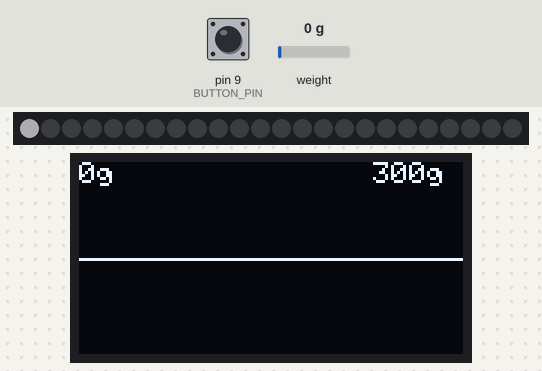
The sketch below on a simulated Arduino Uno, built with avr-gcc and run on an emulated ATmega328P. Parts: 24 RGB LEDs in strip order, left to right, 128×64 one-colour display. Inputs (shaded band) come from the test bench; at power-on: weight on the scale 0 g, pin 9 (BUTTON_PIN) LOW. Dim RGB values are drawn brighter than linear; what the sketch prints to the serial monitor is not drawn.

Above: at 2.2 s.
2.3 s: weight on the scale set to 8 g
3.8 s: weight on the scale set to 11 g
At 5.16 s:
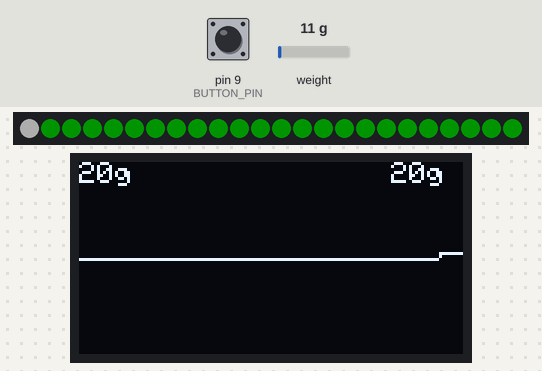
6.1 s: pin 9 (BUTTON_PIN) pulled HIGH for 3.2 s
At 9.82 s:
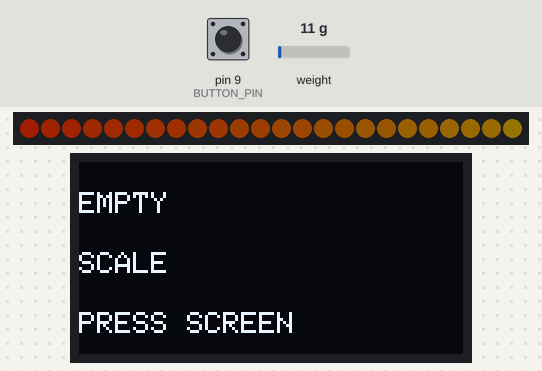
12.1 s: pin 9 (BUTTON_PIN) pulled HIGH for 0.2 s
At 17.0 s:
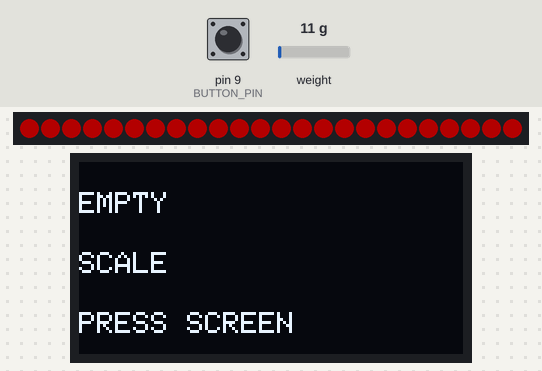
17.5 s: pin 9 (BUTTON_PIN) pulled HIGH for 3.2 s
At 29.3 s:
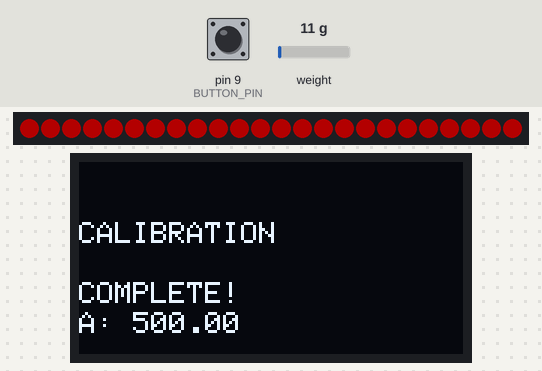

Measured:
- the behaviour switches between 9 and 10 g on weight on the scale (found by bisection; images 0 and 1)
- after the input at 2.3 s, every drawn part: stays the same
- after the input at 3.8 s, the display: first changes after 0.08 s (image 1 shows a later state)

The sketch:

ForceSensor.ino
```cpp
#include "HX711.h"
#include <Adafruit_NeoPixel.h>
#include <Wire.h>
#include <Adafruit_GFX.h>
#include <Adafruit_SSD1306.h>
#include "PeelingDetection.h"

// OLED display width and height
#define SCREEN_WIDTH 128
#define SCREEN_HEIGHT 64

// Pin definitions
#define BUTTON_PIN 9
#define LED_PIN 8
#define LOADCELL_DOUT_PIN 14
#define LOADCELL_SCK_PIN 13

// LED configuration
#define LED_COUNT 24
Adafruit_NeoPixel strip(LED_COUNT, LED_PIN, NEO_GRB + NEO_KHZ800);

// OLED display initialization
Adafruit_SSD1306 display(SCREEN_WIDTH, SCREEN_HEIGHT, &Wire, -1);

// HX711 scale initialization
HX711 scale;

/////////////////////////////////////////////////////////
///////////////// USER DEFINED VALUES ///////////////////
////////////////////////////////////////////////////////

// Calibration factors for both channels
float calibrationFactorA = 500; // Adjust this to your specific calibration factor
float calibrationFactorB = 500; // Adjust this to your specific calibration factor

// Force thresholds
float maxPositiveForce = 300.0;
float maxNegativeForce = -300.0;

// Color settings
const uint32_t colorStartPositive = strip.Color(0, 20, 20);
const uint32_t colorEndPositive = strip.Color(0, 20, 0);
const uint32_t colorStartNegative = strip.Color(0, 0, 20);
const uint32_t colorEndNegative = strip.Color(20, 0, 0);

// Global variables to store offsets
long offsetA = 0;
long offsetB = 0;

// User-defined parameters
const int sampleRate = 60; // Samples per second
const int displayRefreshRate = 4; // Display refresh rate in Hz (also used for median smoothing)
const int numLoadCells = 1; // Number of load cells (1 or 2)
const int resolution = 20; // Scale resolution in grams
const int smoothingEnabled = 0; // Toggle for smoothing function (1 = on, 0 = off)

/////////////////////////////////////////////////////////
/////////////////////////////////////////////////////////
/////////////////////////////////////////////////////////

// Graph settings
float graphValues[SCREEN_WIDTH] = {0};
int graphIndex = 0;

// Flashing control
unsigned long flashStartTime = 0;
int flashCount = 0;
bool flashing = false;

// Variables for median smoothing
const int sampleSize = sampleRate / displayRefreshRate;
float samplesA[sampleSize];
float samplesB[sampleSize];
int sampleIndex = 0;

// Function declarations
void displayGraph(float weight);
float median(float* arr, int size);

void setup() {
  pinMode(BUTTON_PIN, INPUT);
  Serial.begin(9600);

  // Initialize scale
  scale.begin(LOADCELL_DOUT_PIN, LOADCELL_SCK_PIN);

  // Automatically tare the load cells at startup
  Serial.println("Taring the load cells...");
  scale.set_gain(128); // Select channel A
  scale.tare();
  offsetA = scale.get_offset();
  Serial.print("Offset A: ");
  Serial.println(offsetA);

  if (numLoadCells == 2) {
    scale.set_gain(32); // Select channel B
    scale.tare();
    offsetB = scale.get_offset();
    Serial.print("Offset B: ");
    Serial.println(offsetB);
  }

  // Initialize LED strip
  strip.begin();
  strip.show();

  // Initialize OLED display
  if (!display.begin(SSD1306_SWITCHCAPVCC, 0x3C)) {
    Serial.println(F("SSD1306 allocation failed"));
    for (;;);
  }
  display.clearDisplay();

  setupPeelingDetection(); // Setup peeling detection if necessary
}

float median(float* arr, int size) {
  float sorted[size];
  memcpy(sorted, arr, sizeof(float) * size);
  for (int i = 0; i < size - 1; i++) {
    for (int j = 0; j < size - i - 1; j++) {
      if (sorted[j] > sorted[j + 1]) {
        float temp = sorted[j];
        sorted[j] = sorted[j + 1];
        sorted[j + 1] = temp;
      }
    }
  }
  if (size % 2 == 0) {
    return (sorted[size / 2 - 1] + sorted[size / 2]) / 2.0;
  } else {
    return sorted[size / 2];
  }
}

void loop() {
  handleButton(); // Call function to handle button logic
  handleFlashing(); // Call this every loop iteration

  // Read weight from channel A and channel B without delays
  float weightA = 0;
  float weightB = 0;

  if (numLoadCells >= 1) {
    scale.set_gain(128); // Select channel A
    scale.set_scale(calibrationFactorA); // Apply calibration factor for channel A
    scale.set_offset(offsetA); // Apply offset for channel A
    weightA = scale.get_units(1); // Read weight from channel A
    if (smoothingEnabled) {
      samplesA[sampleIndex] = weightA;
    }
  }

  if (numLoadCells == 2) {
    scale.set_gain(32);  // Select channel B
    scale.set_scale(calibrationFactorB); // Apply calibration factor for channel B
    scale.set_offset(offsetB); // Apply offset for channel B
    weightB = scale.get_units(1); // Read weight from channel B
    if (smoothingEnabled) {
      samplesB[sampleIndex] = weightB;
    }
  }

  if (smoothingEnabled) {
    sampleIndex = (sampleIndex + 1) % sampleSize;

    if (sampleIndex == 0) {
      // Calculate the median of the samples
      float medianA = numLoadCells >= 1 ? median(samplesA, sampleSize) : 0;
      float medianB = numLoadCells == 2 ? median(samplesB, sampleSize) : 0;

      // Calculate the average weight
      float weight = (medianA + medianB) / numLoadCells;

      // Apply resolution
      weight = round(weight / resolution) * resolution;

      // Update LEDs, detect peeling, and update the graph with the average weight
      updateLEDs(weight);
      detectPeel(weight);

      // Update the graph with the new weight value
      displayGraph(weight);

      if (peelDetectedFlag) {
        flashPeelDetected();
        peelDetectedFlag = false;
      }

      // Print average weight to the serial monitor for debugging
      Serial.print("Weight A: ");
      Serial.print(weightA, 0); // Print without decimals
      if (numLoadCells == 2) {
        Serial.print(" g, Weight B: ");
        Serial.print(weightB, 0); // Print without decimals
      }
      Serial.print(" g, Average Weight: ");
      Serial.print(weight, 0); // Print without decimals
      Serial.println(" g");
    }
  } else {
    // Calculate the average weight without smoothing
    float weight = (weightA + weightB) / numLoadCells;

    // Apply resolution
    weight = round(weight / resolution) * resolution;

    // Update LEDs, detect peeling, and update the graph with the average weight
    updateLEDs(weight);
    detectPeel(weight);

    // Update the graph with the new weight value
    displayGraph(weight);

    if (peelDetectedFlag) {
      flashPeelDetected();
      peelDetectedFlag = false;
    }

    // Print average weight to the serial monitor for debugging
    Serial.print("Weight A: ");
    Serial.print(weightA, 0); // Print without decimals
    if (numLoadCells == 2) {
      Serial.print(" g, Weight B: ");
      Serial.print(weightB, 0); // Print without decimals
    }
    Serial.print(" g, Average Weight: ");
    Serial.print(weight, 0); // Print without decimals
    Serial.println(" g");
  }

  delay(1000 / sampleRate); // Sample rate control
}

// Function to handle button presses
void handleButton() {
  static unsigned long pressTime = 0;
  static bool isPressing = false;
  static bool isLongPress = false;

  bool currentButtonState = digitalRead(BUTTON_PIN); // Read the button (active high with pull-down)

  if (currentButtonState && !isPressing) {
    isPressing = true;
    pressTime = millis();
    isLongPress = false;
  } else if (!currentButtonState && isPressing) {
    if (isLongPress) {
      performCalibration();
    } else {
      resetGraphAndZeroWeight();
    }
    isPressing = false;
  } else if (isPressing && (millis() - pressTime > 2000)) {
    isLongPress = true;
  }
}

// Function to reset the graph and tare the scale
void resetGraphAndZeroWeight() {
  for (int i = 0; i < SCREEN_WIDTH; i++) {
    graphValues[i] = 0;
  }
  graphIndex = 0;

  // Zero both scales
  scale.set_gain(128); // Select channel A
  scale.tare(); // Zero channel A
  offsetA = scale.get_offset();

  if (numLoadCells == 2) {
    scale.set_gain(32); // Select channel B
    scale.tare(); // Zero channel B
    offsetB = scale.get_offset();
  }

  displayGraph(0);
}

// Function to update the LEDs based on the weight
void updateLEDs(float weight) {
  int ledToLight;
  uint32_t color;

  for (int i = 0; i < LED_COUNT; i++) {
    strip.setPixelColor(i, strip.Color(0, 0, 0));
  }

  strip.setPixelColor(0, strip.Color(50, 50, 50));

  if (weight >= 0) {
    ledToLight = map(weight, 0, maxPositiveForce, 0, LED_COUNT);
    color = blend(colorStartPositive, colorEndPositive, weight, maxPositiveForce);
    for (int i = 1; i < ledToLight; i++) {
      strip.setPixelColor(i, color);
    }
  } else {
    ledToLight = map(abs(weight), 0, abs(maxNegativeForce), 0, LED_COUNT);
    color = blend(colorStartNegative, colorEndNegative, abs(weight), abs(maxNegativeForce));
    for (int i = LED_COUNT - ledToLight; i < LED_COUNT; i++) {
      if (i != 0) {
        strip.setPixelColor(i, color);
      }
    }
  }

  strip.show();
}

// Function to blend colors for the LEDs
uint32_t blend(uint32_t colorStart, uint32_t colorEnd, float currentForce, float maxForce) {
  float ratio = currentForce / maxForce;
  ratio = max(0.0f, min(ratio, 1.0f));

  int red = ((uint8_t)(colorEnd >> 16) * ratio) + ((uint8_t)(colorStart >> 16) * (1 - ratio));
  int green = ((uint8_t)(colorEnd >> 8) * ratio) + ((uint8_t)(colorStart >> 8) * (1 - ratio));
  int blue = ((uint8_t)colorEnd * ratio) + ((uint8_t)colorStart * (1 - ratio));

  return strip.Color(red, green, blue);
}

// Function to flash LEDs when peel is detected
void flashPeelDetected() {
  if (!flashing) {
    flashing = true;
    flashCount = 0;
    flashStartTime = millis();
    strip.setPixelColor(0, strip.Color(0, 255, 0));
    strip.show();
  }
}

// Function to handle flashing LEDs
void handleFlashing() {
  if (flashing) {
    unsigned long currentTime = millis();
    if (currentTime - flashStartTime > 50) {
      flashStartTime = currentTime;
      if (flashCount % 2 == 0) {
        strip.setPixelColor(0, strip.Color(0, 0, 0));
      } else {
        strip.setPixelColor(0, strip.Color(0, 255, 0));
      }
      strip.show();
      flashCount++;
      if (flashCount >= 3) {
        flashing = false;
        strip.setPixelColor(0, strip.Color(0, 0, 0));
        strip.show();
      }
    }
  }
}

// Function to display the graph on the OLED
void displayGraph(float weight) {
    // Shift all graph values to the left
    for (int i = 0; i < SCREEN_WIDTH - 1; i++) {
        graphValues[i] = graphValues[i + 1];
    }

    // Add the new weight value to the end of the array
    graphValues[SCREEN_WIDTH - 1] = weight;

    // Clear the display
    display.clearDisplay();

    // Determine the dynamic range of the graph
    float maxGraphValue = maxPositiveForce;
    float minGraphValue = maxNegativeForce;
    for (int i = 0; i < SCREEN_WIDTH; i++) {
        if (graphValues[i] > maxGraphValue) {
            maxGraphValue = graphValues[i];
        }
        if (graphValues[i] < minGraphValue) {
            minGraphValue = graphValues[i];
        }
    }

    // Ensure the graph accommodates both positive and negative peaks
    float graphUpperBound = max(maxGraphValue, -minGraphValue);
    float graphLowerBound = -graphUpperBound;

    // Draw the graph
    for (int i = 0; i < SCREEN_WIDTH - 1; i++) {
        int x1 = i;
        int y1 = map(graphValues[i], graphLowerBound, graphUpperBound, SCREEN_HEIGHT, 0);
        int x2 = i + 1;
        int y2 = map(graphValues[i + 1], graphLowerBound, graphUpperBound, SCREEN_HEIGHT, 0);
        display.drawLine(x1, y1, x2, y2, WHITE);
    }

    // Display the current weight in the top left corner of the OLED
    display.setTextSize(1);
    display.setTextColor(WHITE);
    display.setCursor(0, 0);
    display.print(weight, 0);
    display.print("g");

    // Display maxPositiveForce in the top right corner of the OLED
    String maxForceStr = String(maxPositiveForce, 0) + "g";
    int maxForceWidth = (maxForceStr.length() + 1) * 6; // Approx width of text
    display.setCursor(SCREEN_WIDTH - maxForceWidth, 0); // Set cursor to top right corner
    display.print(maxForceStr);

    // Update the display with everything we've drawn
    display.display();
}

// Function to perform calibration for both channels with LED effects
void performCalibration() {
    display.clearDisplay();
    display.setTextSize(1); // Set larger font size for calibration text
    display.setCursor(0, 10); // Adjust cursor to center the text
    display.println("EMPTY");
    display.setCursor(0, 30); // Adjust for next line
    display.println("SCALE");
    display.setCursor(0, 50); // Adjust for next line
    display.println("PRESS SCREEN");
    display.display();

    // Start rainbow effect
    while (digitalRead(BUTTON_PIN) != HIGH) {
      rainbowEffect();
      delay(20); // Adjust this delay for rainbow speed
    }
    delay(500); // Debounce delay

    // Wait for 3 seconds to allow scale to stabilize
    startCountdownEffect();
    delay(3000);

    // Zero both scales
    Serial.println("Zeroing the scales...");
    scale.set_gain(128); // Select channel A
    scale.tare(); // Zero channel A
    offsetA = scale.get_offset();
    Serial.print("Offset A after tare: ");
    Serial.println(offsetA);

    if (numLoadCells == 2) {
      scale.set_gain(32); // Select channel B
      scale.tare(); // Zero channel B
      offsetB = scale.get_offset();
      Serial.print("Offset B after tare: ");
      Serial.println(offsetB);
    }

    display.clearDisplay();
    display.setCursor(0, 10); // Adjust cursor to center the text
    display.println("PLACE");
    display.setCursor(0, 30); // Adjust for next line
    display.println("1000g");
    display.setCursor(0, 50); // Adjust for next line
    display.println("PRESS SCREEN");
    display.display();

    // Start rainbow effect
    while (digitalRead(BUTTON_PIN) != HIGH) {
      rainbowEffect();
      delay(20); // Adjust this delay for rainbow speed
    }
    delay(500); // Debounce delay

    // Wait for 3 seconds to allow scale to stabilize
    startCountdownEffect();
    delay(3000);

    // Read raw values before calibration for both channels
    scale.set_gain(128); // Select channel A
    float readingA = scale.get_units(10);
    Serial.print("Reading A before calibration: ");
    Serial.println(readingA);

    if (numLoadCells == 2) {
      scale.set_gain(32); // Select channel B
      float readingB = scale.get_units(10);
      Serial.print("Reading B before calibration: ");
      Serial.println(readingB);
    }

    // Assuming you use a 1000g weight for calibration
    scale.set_gain(128); // Select channel A
    scale.calibrate_scale(1000.0, 10); // Calibrate with the known weight for channel A
    calibrationFactorA = scale.get_scale();
    Serial.print("Calibration factor A: ");
    Serial.println(calibrationFactorA);

    if (numLoadCells == 2) {
      scale.set_gain(32); // Select channel B
      scale.calibrate_scale(1000.0, 10); // Calibrate with the known weight for channel B
      calibrationFactorB = scale.get_scale();
      Serial.print("Calibration factor B: ");
      Serial.println(calibrationFactorB);
    }

    display.clearDisplay();
    display.setCursor(0, 20); // Adjust cursor to center the text
    display.println("CALIBRATION");
    display.setCursor(0, 40); // Adjust for next line
    display.println("COMPLETE!");

    // Display the calibration factors
    display.setCursor(0, 50);
    display.print("A: ");
    display.print(calibrationFactorA);
    if (numLoadCells == 2) {
      display.print(" B: ");
      display.print(calibrationFactorB);
    }
    display.display();

    delay(2000); // Show completion message

    // Verify Calibration
    Serial.println("Verifying Calibration...");

    // Check channel A
    scale.set_gain(128); // Select channel A
    scale.set_scale(calibrationFactorA); // Apply calibration factor for channel A
    scale.set_offset(offsetA); // Apply offset for channel A
    float weightA = scale.get_units(10);
    Serial.print("Weight A after calibration: ");
    Serial.println(weightA);

    if (numLoadCells == 2) {
      // Check channel B
      scale.set_gain(32); // Select channel B
      scale.set_scale(calibrationFactorB); // Apply calibration factor for channel B
      scale.set_offset(offsetB); // Apply offset for channel B
      float weightB = scale.get_units(10);
      Serial.print("Weight B after calibration: ");
      Serial.println(weightB);
    }
}

// Function to display a rainbow effect on the LED ring
void rainbowEffect() {
  static uint16_t j = 0;
  for (int i = 0; i < LED_COUNT; i++) {
    strip.setPixelColor(i, Wheel((i + j) & 255));
  }
  strip.show();
  j++;
}

// Function to generate rainbow colors across 0-255 positions
uint32_t Wheel(byte WheelPos) {
  WheelPos = 255 - WheelPos;
  uint8_t brightnessFactor = 40; // Adjust this value (0-255) to set brightness; 128 is 50% brightness
  if (WheelPos < 85) {
    return strip.Color((255 - WheelPos * 3) * brightnessFactor / 255, 0, (WheelPos * 3) * brightnessFactor / 255);
  }
  if (WheelPos < 170) {
    WheelPos -= 85;
    return strip.Color(0, (WheelPos * 3) * brightnessFactor / 255, (255 - WheelPos * 3) * brightnessFactor / 255);
  }
  WheelPos -= 170;
  return strip.Color((WheelPos * 3) * brightnessFactor / 255, (255 - WheelPos * 3) * brightnessFactor / 255, 0);
}

// Function to start the countdown effect
void startCountdownEffect() {
  // Clear the LEDs first
  for (int i = 0; i < LED_COUNT; i++) {
    strip.setPixelColor(i, strip.Color(0, 0, 0));
  }
  strip.show();
  delay(500); // Short delay to ensure LEDs are cleared

  // Fill LEDs sequentially
  for (int i = 0; i < LED_COUNT; i++) {
    strip.setPixelColor(i, strip.Color(60, 0, 0));
    strip.show();
    delay(125); // 3 seconds / 24 LEDs = 125ms per LED
  }
}
```

PeelingDetection.h
```cpp
#ifndef PeelingDetection_h
#define PeelingDetection_h

#include "Arduino.h"

// Define any global variables or constants here
extern float peelThresholdPercentage; // Percentage threshold for peel detection
extern float someStartPeelThreshold;
extern bool peelDetectedFlag;
extern bool crashDetectedFlag; // Defined in your .ino file

void setupPeelingDetection();
void detectPeel(float currentWeight);

#endif
```

Source omitted: PeelingDetection.cpp (2664 bytes)
